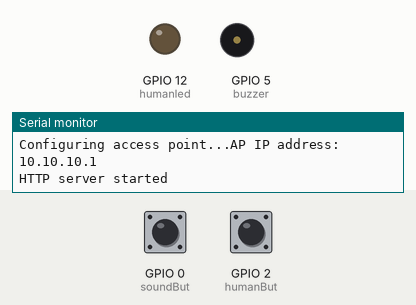
Simulated run of this sketch. Board: ESP8266 (NodeMCU). Shown: output pins drawn as LEDs (lit = HIGH), buzzer (waves = sounding, pin HIGH), the last lines printed to the serial monitor. Inputs (shaded band) come from the test bench; at power-on: GPIO 0 (soundBut) HIGH, GPIO 2 (humanBut) HIGH.

Above: at 2.2 s.
2.3 s: GPIO 0 (soundBut) pulled LOW for 0.15 s
At 3.5 s:
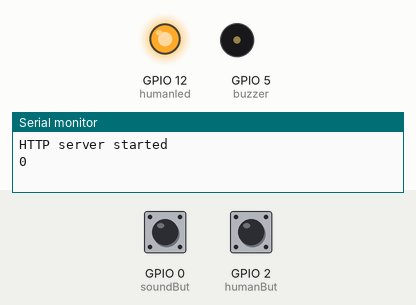
7.0 s: GPIO 0 (soundBut) pulled LOW for 1 s
At 8.3 s:
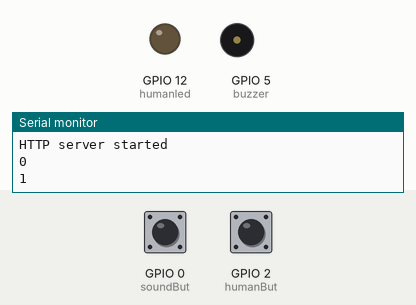
9.5 s: GPIO 0 (soundBut) pulled LOW for 3.2 s
At 10.2 s:
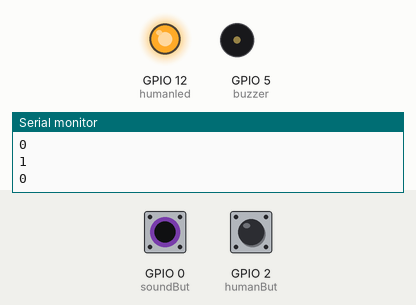
Timing chart, 0 to 12.5 s (numbered marks = the images above; inputs shaded):
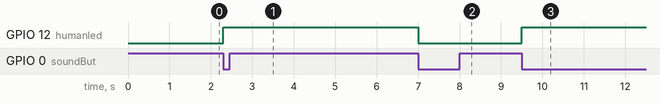

Measured:
- after the input at 2.3 s, GPIO 12 (humanled): LOW → HIGH at once
- after the input at 7.0 s, GPIO 12 (humanled): HIGH → LOW at once
- after the input at 9.5 s, GPIO 12 (humanled): LOW → HIGH at once

The sketch:

espsever.ino
```cpp
#include <ESP8266WiFi.h>
#include <ESP8266WebServer.h>
#include "pitches.h"
#include "themes.h"

#define buzzer 5
#define soundBut 0
#define humanBut 2
#define humanled 12

const char *ssid = "CK_bell0001";
const char *password = "password";

bool state=0;              // if true human detected
bool human = true;         // true if human inside
bool soundChage= false;    // if true music shuld be  changed
int music=0; // music track
String reply;

IPAddress         apIP(10, 10, 10, 1);
ESP8266WebServer server(80);


void handleRoot() {
  String data = server.arg("dataName"); // data from the client
  String success = "1";
  Serial.println(data);
  if((data=="hum") && (human)) {
      state=1;
}

  if (human){
   reply="_in";
  }
  else{
   reply="out";
  }
   String json = "{\"echo\":\"" + reply + "\","; // reply msg to client
  json += "\"success\":\"" + String(success) + "\"}";

  server.send(200, "application/json", json);
}

void setup() {
  pinMode(buzzer,OUTPUT);
  pinMode(humanBut,INPUT);
  pinMode(soundBut,INPUT);
   pinMode(humanled,OUTPUT);
  delay(1000);
  Serial.begin(115200);
  Serial.println();
  Serial.print("Configuring access point...");
  WiFi.mode(WIFI_AP);
  WiFi.softAPConfig(apIP, apIP, IPAddress(255, 255, 255, 0));
  WiFi.softAP(ssid, password);


  IPAddress myIP = WiFi.softAPIP();
  Serial.print("AP IP address: ");
  Serial.println(myIP);
  server.on("/0001", handleRoot);
  server.begin();
  Serial.println("HTTP server started");
  attachInterrupt(0,humin ,FALLING);
  attachInterrupt(2,soundchange ,FALLING);
}

void loop() {
server.handleClient();
if(soundChage){
  playmusic();
}
if (state){
  for (int i=0;i<=10;i++){
    playmusic();
  }
}
}
```

interrupt.ino
```cpp
void humin(){
  human=not(human);
  Serial.println(human);
  if (human){
    digitalWrite(humanled,LOW);
  }
  else{
    digitalWrite(humanled,HIGH);
  }
}


void soundchange(){
  Serial.println("sound change");
  soundChage= true;
  music=music+1;
  if (music>=4){
    music=0;
  }
  Serial.println(music);
}


void playmusic(){
  if(music==0){

  }
  else if(music==1){

  }
  else if(music==2){

  }
  else{

  }
  delay(100);
}
```

pitches.h
```cpp
#define NOTE_B0  31
#define NOTE_C1  33
#define NOTE_CS1 35
#define NOTE_D1  37
#define NOTE_DS1 39
#define NOTE_E1  41
#define NOTE_F1  44
#define NOTE_FS1 46
#define NOTE_G1  49
#define NOTE_GS1 52
#define NOTE_A1  55
#define NOTE_AS1 58
#define NOTE_B1  62
#define NOTE_C2  65
#define NOTE_CS2 69
#define NOTE_D2  73
#define NOTE_DS2 78
#define NOTE_E2  82
#define NOTE_F2  87
#define NOTE_FS2 93
#define NOTE_G2  98
#define NOTE_GS2 104
#define NOTE_A2  110
#define NOTE_AS2 117
#define NOTE_B2  123
#define NOTE_C3  131
#define NOTE_CS3 139
#define NOTE_D3  147
#define NOTE_DS3 156
#define NOTE_E3  165
#define NOTE_F3  175
#define NOTE_FS3 185
#define NOTE_G3  196
#define NOTE_GS3 208
#define NOTE_A3  220
#define NOTE_AS3 233
#define NOTE_B3  247
#define NOTE_C4  262
#define NOTE_CS4 277
#define NOTE_D4  294
#define NOTE_DS4 311
#define NOTE_E4  330
#define NOTE_F4  349
#define NOTE_FS4 370
#define NOTE_G4  392
#define NOTE_GS4 415
#define NOTE_A4  440
#define NOTE_AS4 466
#define NOTE_B4  494
#define NOTE_C5  523
#define NOTE_CS5 554
#define NOTE_D5  587
#define NOTE_DS5 622
#define NOTE_E5  659
#define NOTE_F5  698
#define NOTE_FS5 740
#define NOTE_G5  784
#define NOTE_GS5 831
#define NOTE_A5  880
#define NOTE_AS5 932
#define NOTE_B5  988
#define NOTE_C6  1047
#define NOTE_CS6 1109
#define NOTE_D6  1175
#define NOTE_DS6 1245
#define NOTE_E6  1319
#define NOTE_F6  1397
#define NOTE_FS6 1480
#define NOTE_G6  1568
#define NOTE_GS6 1661
#define NOTE_A6  1760
#define NOTE_AS6 1865
#define NOTE_B6  1976
#define NOTE_C7  2093
#define NOTE_CS7 2217
#define NOTE_D7  2349
#define NOTE_DS7 2489
#define NOTE_E7  2637
#define NOTE_F7  2794
#define NOTE_FS7 2960
#define NOTE_G7  3136
#define NOTE_GS7 3322
#define NOTE_A7  3520
#define NOTE_AS7 3729
#define NOTE_B7  3951
#define NOTE_C8  4186
#define NOTE_CS8 4435
#define NOTE_D8  4699
#define NOTE_DS8 4978
```

themes.h
```cpp
/*
 * The themes given below were converted from the piano sheet music
 * Code by : B.Aswinth Raj
 * Dated: 15-06-2017
 * Website: CircuitDigest.com
 */

//##############**"HE IS A PIRATE" Theme song of Pirates of caribbean**##############//
int Pirates_note[] = {
NOTE_D4, NOTE_D4, NOTE_D4, NOTE_D4, NOTE_D4, NOTE_D4, NOTE_D4, NOTE_D4,
NOTE_D4, NOTE_D4, NOTE_D4, NOTE_D4, NOTE_D4, NOTE_D4, NOTE_D4, NOTE_D4,
NOTE_D4, NOTE_D4, NOTE_D4, NOTE_D4, NOTE_D4, NOTE_D4, NOTE_D4, NOTE_D4,
NOTE_A3, NOTE_C4, NOTE_D4, NOTE_D4, NOTE_D4, NOTE_E4, NOTE_F4, NOTE_F4,
NOTE_F4, NOTE_G4, NOTE_E4, NOTE_E4, NOTE_D4, NOTE_C4, NOTE_C4, NOTE_D4,
0, NOTE_A3, NOTE_C4, NOTE_B3, NOTE_D4, NOTE_B3, NOTE_E4, NOTE_F4,
NOTE_F4, NOTE_C4, NOTE_C4, NOTE_C4, NOTE_C4, NOTE_D4, NOTE_C4,
NOTE_D4, 0, 0, NOTE_A3, NOTE_C4, NOTE_D4, NOTE_D4, NOTE_D4, NOTE_F4,
NOTE_G4, NOTE_G4, NOTE_G4, NOTE_A4, NOTE_A4, NOTE_A4, NOTE_A4, NOTE_G4,
NOTE_A4, NOTE_D4, 0, NOTE_D4, NOTE_E3, NOTE_F4, NOTE_F4, NOTE_G4, NOTE_A4,
NOTE_D4, 0, NOTE_D4, NOTE_F4, NOTE_E4, NOTE_E4, NOTE_F4, NOTE_D4
};
int Pirates_duration[] = {
4,8,4,8,4,8,8,8,8,4,8,4,8,4,8,8,8,8,4,8,4,8,
4,8,8,8,8,4,4,8,8,4,4,8,8,4,4,8,8,
8,4,8,8,8,4,4,8,8,4,4,8,8,4,4,8,4,
4,8,8,8,8,4,4,8,8,4,4,8,8,4,4,8,8,
8,4,8,8,8,4,4,4,8,4,8,8,8,4,4,8,8
};
//###########End of He is a Pirate song#############//


//##############**"Crazy Frog" song of Crazy frog album**##############//
int CrazyFrog_note[] = {
  NOTE_D4, 0, NOTE_F4, NOTE_D4, 0, NOTE_D4, NOTE_G4, NOTE_D4, NOTE_C4,
  NOTE_D4, 0, NOTE_A4, NOTE_D4, 0, NOTE_D4, NOTE_AS4, NOTE_A4, NOTE_F4,
  NOTE_D4, NOTE_A4, NOTE_D5, NOTE_D4, NOTE_C4, 0, NOTE_C4, NOTE_A3, NOTE_E4, NOTE_D4,
  0,NOTE_D4,NOTE_D4
};
int CrazyFrog_duration[] = {
  8, 8, 6, 16, 16, 16, 8, 8, 8,
  8, 8, 6, 16, 16, 16, 8, 8, 8,
  8, 8, 8, 16, 16, 16, 16, 8, 8, 2,
  8,4,4
};
//###########End of Crazy Frog#############//


//##############**"Mario underworld" **##############//
int MarioUW_note[] = {
  NOTE_C4, NOTE_C5, NOTE_A3, NOTE_A4,NOTE_AS3, NOTE_AS4, 0, 0,
  NOTE_C4, NOTE_C5, NOTE_A3, NOTE_A4, NOTE_AS3, NOTE_AS4, 0,0,
  NOTE_F3, NOTE_F4, NOTE_D3, NOTE_D4,NOTE_DS3, NOTE_DS4, 0, 0,
  NOTE_F3, NOTE_F4, NOTE_D3, NOTE_D4,NOTE_DS3, NOTE_DS4, 0,
  0, NOTE_DS4, NOTE_CS4, NOTE_D4,
  NOTE_CS4, NOTE_DS4, NOTE_DS4, NOTE_GS3, NOTE_G3, NOTE_CS4,
  NOTE_C4, NOTE_FS4, NOTE_F4, NOTE_E3, NOTE_AS4, NOTE_A4,
  NOTE_GS4, NOTE_DS4, NOTE_B3,  NOTE_AS3, NOTE_A3, NOTE_GS3,0, 0, 0
};
int MarioUW_duration[] = {
 12, 12, 12, 12,12, 12, 6,3,
 12, 12, 12, 12, 12, 12, 6, 3,
 12, 12, 12, 12, 12, 12, 6,
 3, 12, 12, 12, 12,
 12, 12, 6, 6, 18, 18, 18,
 6, 6, 6, 6,6, 6,
 18, 18, 18, 18, 18, 18, 10, 10, 10,
 10, 10, 10, 3, 3, 3
};
//###########End of Mario underworld#############//


//##############**"Titanic" **##############//
int Titanic_note[] = {
NOTE_E4, NOTE_B4, NOTE_E5, NOTE_E5, NOTE_E5, NOTE_B4, NOTE_E4, NOTE_E4, NOTE_B4, NOTE_E5, NOTE_E5, NOTE_E5, NOTE_B4, NOTE_E4, NOTE_E4, NOTE_B4, NOTE_E5, NOTE_E5, NOTE_E5, NOTE_B4, NOTE_E4,
NOTE_E4, NOTE_B4, NOTE_E5, NOTE_E5, NOTE_E5, NOTE_D5, NOTE_E4, NOTE_B4, NOTE_E5, NOTE_E5, NOTE_E5, NOTE_B4, NOTE_E4, NOTE_E4, NOTE_B4, NOTE_E5, NOTE_E5, NOTE_E5, NOTE_B4, NOTE_F5,
NOTE_E4, NOTE_B4, NOTE_E5, NOTE_E5, NOTE_E5, NOTE_B4, NOTE_E4,
NOTE_E4, NOTE_B4, NOTE_E5, NOTE_E5, NOTE_E5, NOTE_D5, NOTE_E5, NOTE_E4, NOTE_E4, NOTE_E4, NOTE_D4, NOTE_B3, NOTE_E4, NOTE_E4, NOTE_E4, NOTE_B3, NOTE_E4,
NOTE_D4, NOTE_E4, NOTE_F4, NOTE_G4, NOTE_F4, NOTE_E4, NOTE_E4, NOTE_E4, NOTE_E4


};
int Titanic_duration[] = {
8,8,8,8,8,8,4,8,8,8,8,8,8,4,8,8,8,8,8,8,4,8,8,8,8,4,4,8,8,8,8,8,8,4,8,8,8,8,8,8,4,8,8,8,8,8,8,1,
8,8,8,8,4,4,4,8,4,4,8,8,8,8,4,8,8,4,8,4,8,8,4,8,4,1


};
//###########End of Titanic#############//
```

zsound.ino
```cpp
void Play_Pirates()
{
  for (int thisNote = 0; thisNote < (sizeof(Pirates_note)); thisNote++) {

    int noteDuration = 1000 / Pirates_duration[thisNote];//convert duration to time delay
    tone(buzzer, Pirates_note[thisNote], noteDuration);

    int pauseBetweenNotes = noteDuration * 1.05; //Here 1.05 is tempo, increase to play it slower
    delay(pauseBetweenNotes);
    noTone(buzzer); //stop music on pin 8
    tone(buzzer, CrazyFrog_note[thisNote], noteDuration);

    }
}


void Play_CrazyFrog()
{
  for (int thisNote = 0; thisNote < (sizeof(CrazyFrog_note)/sizeof(int)); thisNote++) {

    int noteDuration = 1000 / CrazyFrog_duration[thisNote]; //convert duration to time delay
    int pauseBetweenNotes = noteDuration * 1.30;//Here 1.30 is tempo, decrease to play it faster
    delay(pauseBetweenNotes);
    noTone(buzzer); //stop music on pin 8
    }
}

void Play_MarioUW()
{
    for (int thisNote = 0; thisNote < (sizeof(MarioUW_note)/sizeof(int)); thisNote++) {

    int noteDuration = 1000 / MarioUW_duration[thisNote];//convert duration to time delay
    tone(buzzer, MarioUW_note[thisNote], noteDuration);

    int pauseBetweenNotes = noteDuration * 1.80;
    delay(pauseBetweenNotes);
    noTone(buzzer); //stop music on pin 8
    }
}


void Play_Titanic()
{
    for (int thisNote = 0; thisNote < (sizeof(Titanic_note)/sizeof(int)); thisNote++) {

    int noteDuration = 1000 / Titanic_duration[thisNote];//convert duration to time delay
    tone(buzzer, Titanic_note[thisNote], noteDuration);

    int pauseBetweenNotes = noteDuration * 2.70;
    delay(pauseBetweenNotes);
    noTone(buzzer); //stop music on pin 8
    }
}
```
